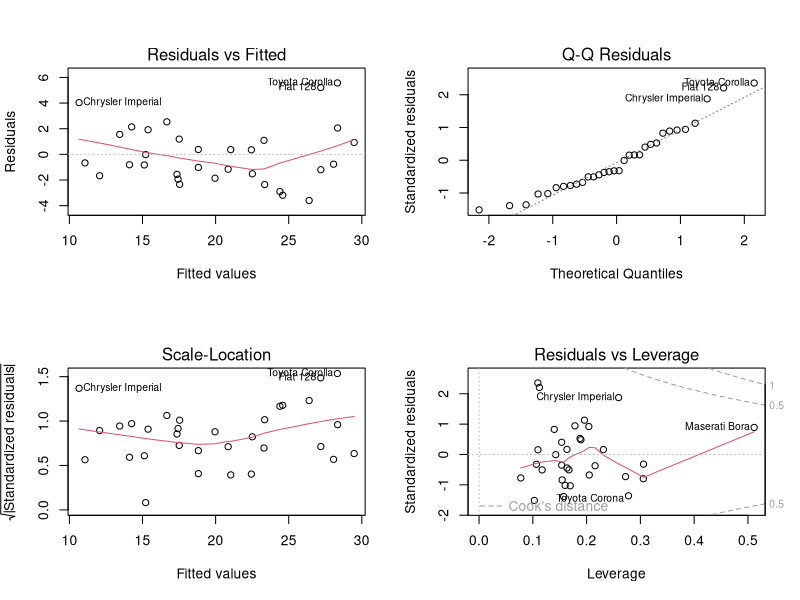

R code for this plot:
## ---- chunk 1
data(mtcars)
head(mtcars)
## ---- chunk 2
lmfit <- lm(mpg ~ cyl+disp+hp+wt+am, data=mtcars)
summary(lmfit)
## ---- chunk 3
test <- data.frame(cyl=4,disp=120,hp=110,wt=2.50,am=1)
predict(lmfit, newdata=test)
## ---- chunk 4
par(mfrow = c(2, 2))
plot(lmfit)
